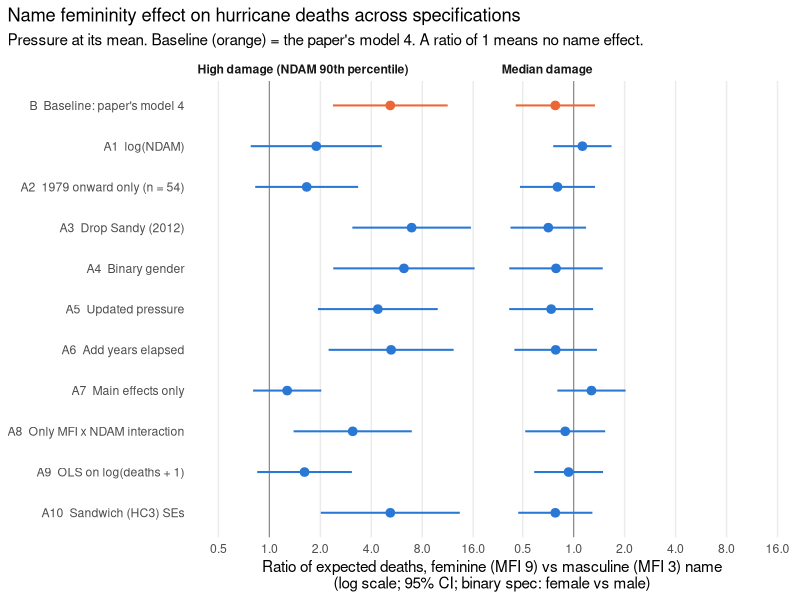

Reproduce this figure in R.
# Reproduction and robustness analysis of Jung et al. (2014), PNAS, archival study.
# Run from this folder: Rscript analysis.R
# Writes: reproduction.csv, robustness.csv, robustness_forest.png; prints every reported number.

suppressPackageStartupMessages({
  library(glmmTMB)   # negative binomial ML with observed-information SEs (matches the published SEs)
  library(MASS)      # glm.nb, for sandwich SEs
  library(sandwich)
  library(ggplot2)
})

d <- read.csv("hurricanes.csv")
# MinPressure_before is the pressure series that reproduces the published AIC/BIC.
# Unstandardized models use pressure centred at its mean (P) and damage in $bn (N = NDAM/1000);
# on the raw scales glmmTMB's Hessian is not positive definite. Fits, predictions and
# interaction tests are unchanged; raw-scale coefficients are converted back where reported.
Pbar_exact <- mean(d$MinPressure_before)
d$P <- d$MinPressure_before - Pbar_exact
d$PU <- d$Minpressure_Updated_2014 - mean(d$Minpressure_Updated_2014)
d$N <- d$NDAM / 1000
z <- function(x) (x - mean(x)) / sd(x)
d$zM <- z(d$MasFem); d$zP <- z(d$P); d$zN <- z(d$NDAM)
d$lowN <- as.numeric(d$NDAM <= median(d$NDAM))   # paper codes high damage = 0, low damage = 1

nb <- function(f, data = d) {
  m <- glmmTMB(f, family = nbinom2, data = data)
  if (!m$sdr$pdHess) stop("Non-positive-definite Hessian: ", deparse(f))
  m
}
# Pearson chi2/df with the dispersion parameter counted as a parameter (paper's convention)
pearson_df <- function(m) {
  sum(residuals(m, type = "pearson")^2) / (nobs(m) - length(fixef(m)$cond) - 1)
}
coefs <- function(m) summary(m)$coefficients$cond

cat("\n== Descriptives ==\n")
cat(sprintf("n = %d; mean deaths = %.3f; variance = %.3f; mean pressure = %.2f\n",
            nrow(d), mean(d$alldeaths), var(d$alldeaths), Pbar_exact))
cors <- c(deaths_NDAM = cor(d$alldeaths, d$NDAM), deaths_P = cor(d$alldeaths, d$P),
          deaths_Cat = cor(d$alldeaths, d$Category), NDAM_P = cor(d$NDAM, d$P),
          NDAM_Cat = cor(d$NDAM, d$Category), P_Cat = cor(d$P, d$Category))
print(round(cors, 3))

cat("\n== Models 1-4 (Table S2 series) ==\n")
m0 <- nb(alldeaths ~ 1)
m1 <- nb(alldeaths ~ P)
m2 <- nb(alldeaths ~ P + MasFem + N)
m3 <- nb(alldeaths ~ MasFem * P + MasFem * N)
m4 <- nb(alldeaths ~ zM * zP + zM * zN)
lr4 <- 2 * (as.numeric(logLik(m4)) - as.numeric(logLik(m0)))
cat(sprintf("Pearson chi2/df: M1 %.3f, M2 %.3f, M3 %.3f, M4 %.3f\n",
            pearson_df(m1), pearson_df(m2), pearson_df(m3), pearson_df(m4)))
cat(sprintf("LR chi2 (M4 vs intercept-only NB) = %.3f, p = %.2g\n", lr4,
            pchisq(lr4, 5, lower.tail = FALSE)))
cat(sprintf("M3 AIC = %.2f, BIC = %.2f; theta = %.3f\n", AIC(m3), BIC(m3), sigma(m3)))
# interaction rows on the paper's raw scale (per mb of pressure, per $m of damage)
raw_int <- function(m, g) {
  out <- coefs(m)[c(paste0(g, ":P"), paste0(g, ":N")), c(1, 2, 4)]
  out[2, 1:2] <- out[2, 1:2] / 1000
  rownames(out) <- c(paste0(g, " x pressure"), paste0(g, " x NDAM"))
  out
}
cat("Model 3 interactions (raw scale):\n"); print(signif(raw_int(m3, "MasFem"), 4))
cat("Model 4 (standardized):\n"); print(round(coefs(m4), 4))

cat("\n== Binary gender robustness check (model 3 with Gender_MF) ==\n")
mb <- nb(alldeaths ~ Gender_MF * P + Gender_MF * N)
print(signif(raw_int(mb, "Gender_MF"), 4))

cat("\n== Dichotomized-damage model (basis of Fig. 1 and 15.15 vs 41.84) ==\n")
md <- nb(alldeaths ~ P + lowN + MasFem + MasFem:P + MasFem:lowN)
bd <- fixef(md)$cond
# back to raw pressure: b0 and b(MFI) absorb the centring constant
bd["(Intercept)"] <- bd["(Intercept)"] - bd["P"] * Pbar_exact
bd["MasFem"] <- bd["MasFem"] - bd["P:MasFem"] * Pbar_exact
print(round(bd, 6))
Pbar <- round(Pbar_exact, 2)   # 964.90, as in the paper
pred_d <- function(mfi, low) {
  unname(exp(bd["(Intercept)"] + bd["P"] * Pbar + bd["lowN"] * low + bd["MasFem"] * mfi +
        bd["P:MasFem"] * mfi * Pbar + bd["lowN:MasFem"] * mfi * low))
}
preds <- c(high_MFI1 = pred_d(1, 0), high_MFI11 = pred_d(11, 0), low_MFI1 = pred_d(1, 1),
           low_MFI11 = pred_d(11, 1), high_MFI3 = pred_d(3, 0), high_MFI9 = pred_d(9, 0),
           Charley = pred_d(2.889, 0), Eloise = pred_d(8.944, 0))
print(round(preds, 2))

cat("\n== Checks behind the analysis decisions ==\n")
m3u <- nb(alldeaths ~ MasFem * PU + MasFem * N)
cat(sprintf("Model 3 with updated pressure: AIC = %.2f\n", AIC(m3u)))
cat(sprintf("Max |ZMinPressure_A - z(updated pressure)| = %.1e; vs z(pressure before) = %.2f\n",
            max(abs(d$ZMinPressure_A - z(d$Minpressure_Updated_2014))),
            max(abs(d$ZMinPressure_A - d$zP))))
cat(sprintf("Max |ZMasFem - zM| = %.1e; max |ZNDAM - zN| = %.1e\n",
            max(abs(d$ZMasFem - d$zM)), max(abs(d$ZNDAM - d$zN))))
m4_expinfo <- glm.nb(alldeaths ~ zM * zP + zM * zN, data = d)
cat(sprintf("Model 4 SE with MASS::glm.nb (expected information): MFI x pressure %.3f, MFI x NDAM %.3f\n",
            sqrt(diag(vcov(m4_expinfo)))["zM:zP"], sqrt(diag(vcov(m4_expinfo)))["zM:zN"]))
d$lowN_alt <- as.numeric(d$NDAM < median(d$NDAM))   # ties at the median coded high
md_alt <- nb(alldeaths ~ P + lowN_alt + MasFem + MasFem:P + MasFem:lowN_alt)
b_alt <- fixef(md_alt)$cond
cat(sprintf("Split with ties coded high (%d low): b0 = %.4f, b(MFI) = %.4f\n", sum(d$lowN_alt),
            b_alt["(Intercept)"] - b_alt["P"] * Pbar_exact,
            b_alt["MasFem"] - b_alt["P:MasFem"] * Pbar_exact))
cat(sprintf("Median split used: %d low, %d high\n", sum(d$lowN), sum(1 - d$lowN)))
cat(sprintf("Storms before 1979: %d; 1979 onward: %d\n", sum(d$Year < 1979), sum(d$Year >= 1979)))
cat(sprintf("r(NDAM, updated pressure) = %.3f\n", cor(d$NDAM, d$Minpressure_Updated_2014)))
sandy <- d$Name == "Sandy"
cat(sprintf("Sandy: observed deaths = %d; model 4 fitted deaths = %.0f\n",
            d$alldeaths[sandy], fitted(m4)[sandy]))

rep_tab <- data.frame(
  quantity = c("Mean deaths", "Variance of deaths", "Mean minimum pressure",
               "r(deaths, NDAM)", "r(deaths, pressure)", "r(deaths, category)",
               "r(NDAM, pressure)", "r(NDAM, category)", "r(pressure, category)",
               "M1 Pearson chi2/df", "M2 Pearson chi2/df", "M3 Pearson chi2/df",
               "M3 MFI x pressure b", "M3 MFI x pressure SE", "M3 MFI x pressure p",
               "M3 MFI x NDAM b", "M3 MFI x NDAM SE", "M3 MFI x NDAM p",
               "LR chi2", "M3 AIC", "M3 BIC",
               "M4 MFI x pressure b", "M4 MFI x pressure SE", "M4 MFI x pressure p",
               "M4 MFI x NDAM b", "M4 MFI x NDAM SE", "M4 MFI x NDAM p",
               "Binary: gender x pressure b", "Binary: gender x pressure p",
               "Binary: gender x NDAM b", "Binary: gender x NDAM p",
               "Split model b0", "Split model b1 (pressure)", "Split model b2 (low damage)",
               "Split model b3 (MFI)", "Split model b4 (MFI x pressure)",
               "Split model b5 (MFI x low damage)",
               "Pred. deaths high damage MFI 1", "Pred. deaths high damage MFI 11",
               "Pred. deaths low damage MFI 1", "Pred. deaths low damage MFI 11",
               "Pred. deaths MFI 3", "Pred. deaths MFI 9",
               "Pred. deaths Charley (MFI 2.889)", "Pred. deaths Eloise (MFI 8.944)"),
  estimate = c(mean(d$alldeaths), var(d$alldeaths), Pbar_exact, cors,
               pearson_df(m1), pearson_df(m2), pearson_df(m3),
               t(raw_int(m3, "MasFem")),
               lr4, AIC(m3), BIC(m3),
               coefs(m4)["zM:zP", c(1, 2, 4)], coefs(m4)["zM:zN", c(1, 2, 4)],
               t(raw_int(mb, "Gender_MF")[, c(1, 3)]),
               bd[c("(Intercept)", "P", "lowN", "MasFem", "P:MasFem", "lowN:MasFem")],
               preds)
)
write.csv(rep_tab, "reproduction.csv", row.names = FALSE)

# ---------------------------------------------------------------------------
# Robustness. Common estimand: ratio of expected deaths, MFI 9 vs MFI 3
# (female vs male for binary gender), at mean pressure and NDAM at its sample
# 90th percentile (high damage) or median (low damage). Profile values come from
# the full sample for every specification. 95% CI by delta method on the log scale.
# ---------------------------------------------------------------------------
N_hi <- unname(quantile(d$NDAM, 0.9)); N_md <- median(d$NDAM)
prof <- data.frame(P = 0, PU = 0, Elapsed_Yrs = mean(d$Elapsed_Yrs))   # pressures are centred

specs <- list(
  list(id = "B",   label = "Baseline: paper's model 4", rhs = ~ MasFem * P + MasFem * N),
  list(id = "A1",  label = "log(NDAM)", rhs = ~ MasFem * P + MasFem * log(N)),
  list(id = "A2",  label = "1979 onward only (n = 54)", rhs = ~ MasFem * P + MasFem * N,
       data = subset(d, Year >= 1979)),
  list(id = "A3",  label = "Drop Sandy (2012)", rhs = ~ MasFem * P + MasFem * N,
       data = subset(d, Name != "Sandy")),
  list(id = "A4",  label = "Binary gender", rhs = ~ Gender_MF * P + Gender_MF * N, binary = TRUE),
  list(id = "A5",  label = "Updated pressure",
       rhs = ~ MasFem * PU + MasFem * N),
  list(id = "A6",  label = "Add years elapsed", rhs = ~ MasFem * P + MasFem * N + Elapsed_Yrs),
  list(id = "A7",  label = "Main effects only", rhs = ~ MasFem + P + N),
  list(id = "A8",  label = "Only MFI x NDAM interaction", rhs = ~ MasFem * N + P),
  list(id = "A9",  label = "OLS on log(deaths + 1)", rhs = ~ MasFem * P + MasFem * N, engine = "ols"),
  list(id = "A10", label = "Sandwich (HC3) SEs", rhs = ~ MasFem * P + MasFem * N, engine = "hc3")
)

fit_spec <- function(s) {
  dat <- if (is.null(s$data)) d else s$data
  f <- update(s$rhs, alldeaths ~ .)
  engine <- if (is.null(s$engine)) "nb" else s$engine
  if (engine == "nb") {
    m <- nb(f, dat); b <- fixef(m)$cond; V <- vcov(m)$cond
  } else if (engine == "hc3") {
    m <- glm.nb(f, data = dat); b <- coef(m); V <- vcovHC(m, type = "HC3")
  } else {
    m <- lm(update(s$rhs, log(alldeaths + 1) ~ .), data = dat); b <- coef(m); V <- vcov(m)
  }
  gvar <- if (isTRUE(s$binary)) "Gender_MF" else "MasFem"
  lo_hi <- if (isTRUE(s$binary)) c(0, 1) else c(3, 9)
  contrast <- function(ndam) {
    nd <- prof[c(1, 1), ]; nd$N <- ndam / 1000; nd[[gvar]] <- lo_hi
    X <- model.matrix(s$rhs, nd)[, names(b)]
    L <- X[2, ] - X[1, ]
    est <- sum(L * b); se <- sqrt(drop(t(L) %*% V %*% L))
    c(ratio = exp(est), lo = exp(est - 1.96 * se), hi = exp(est + 1.96 * se),
      p = 2 * pnorm(-abs(est / se)))
  }
  hi <- contrast(N_hi); md <- contrast(N_md)
  iname <- intersect(paste0(gvar, c(":N", ":log(N)")), names(b))
  iz <- if (length(iname)) b[iname] / sqrt(V[iname, iname]) else NA
  data.frame(id = s$id, spec = s$label, n = nrow(dat),
             ratio_high = hi["ratio"], lo_high = hi["lo"], hi_high = hi["hi"], p_high = hi["p"],
             ratio_med = md["ratio"], lo_med = md["lo"], hi_med = md["hi"], p_med = md["p"],
             int_z = unname(iz), int_p = unname(2 * pnorm(-abs(iz))), row.names = NULL)
}

rob <- do.call(rbind, lapply(specs, fit_spec))
cat(sprintf("\n== Robustness (NDAM 90th pct = %.0f, median = %.0f) ==\n", N_hi, N_md))
print(format(rob, digits = 3), row.names = FALSE)
write.csv(rob, "robustness.csv", row.names = FALSE)

# Same estimand from the paper's dichotomized model, high-damage group (reference only)
cat(sprintf("\nSplit model, high-damage group, MFI 9 vs 3 at pressure %.2f: ratio = %.2f\n",
            Pbar, preds["high_MFI9"] / preds["high_MFI3"]))

# ---------------------------------------------------------------------------
# Figure: forest plot of the ratio at high and median damage
# ---------------------------------------------------------------------------
long <- rbind(
  data.frame(rob[, c("id", "spec")], damage = "High damage (NDAM 90th percentile)",
             ratio = rob$ratio_high, lo = rob$lo_high, hi = rob$hi_high),
  data.frame(rob[, c("id", "spec")], damage = "Median damage",
             ratio = rob$ratio_med, lo = rob$lo_med, hi = rob$hi_med)
)
long$label <- factor(paste0(long$id, "  ", long$spec), levels = rev(paste0(rob$id, "  ", rob$spec)))
long$baseline <- long$id == "B"

p <- ggplot(long, aes(x = ratio, y = label, colour = baseline)) +
  geom_vline(xintercept = 1, colour = "#8a8985", linewidth = 0.4) +
  geom_errorbar(aes(xmin = lo, xmax = hi), width = 0, linewidth = 0.7, orientation = "y") +
  geom_point(size = 2.6) +
  facet_wrap(~ damage) +
  scale_x_log10(breaks = c(0.25, 0.5, 1, 2, 4, 8, 16)) +
  scale_colour_manual(values = c(`TRUE` = "#eb6834", `FALSE` = "#2a78d6"), guide = "none") +
  labs(x = "Ratio of expected deaths, feminine (MFI 9) vs masculine (MFI 3) name\n(log scale; 95% CI; binary spec: female vs male)",
       y = NULL,
       title = "Name femininity effect on hurricane deaths across specifications",
       subtitle = "Pressure at its mean. Baseline (orange) = the paper's model 4. A ratio of 1 means no name effect.") +
  theme_minimal(base_size = 11) +
  theme(panel.grid.minor = element_blank(), panel.grid.major.y = element_blank(),
        strip.text = element_text(face = "bold", hjust = 0),
        plot.title.position = "plot")
ggsave("robustness_forest.png", p, width = 10, height = 5.2, dpi = 150, bg = "white")
cat("\nWrote reproduction.csv, robustness.csv, robustness_forest.png\n")
